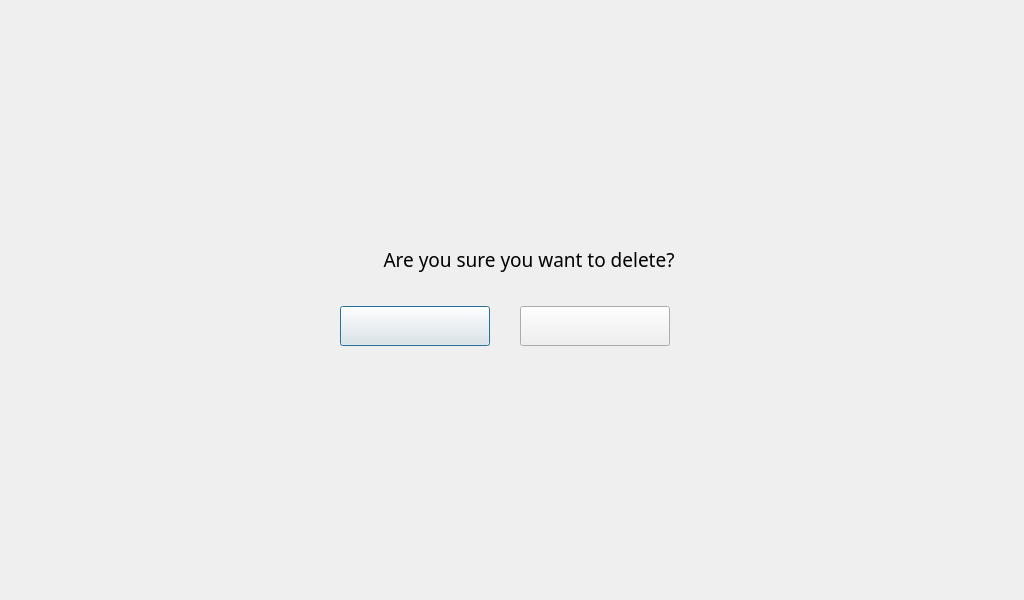
<?xml version="1.0" encoding="UTF-8"?>
<ui version="4.0">
 <class>Dialog</class>
 <widget class="QDialog" name="Dialog">
  <property name="geometry">
   <rect>
    <x>0</x>
    <y>0</y>
    <width>1024</width>
    <height>600</height>
   </rect>
  </property>
  <property name="font">
   <font>
    <family>NanumSquare</family>
   </font>
  </property>
  <property name="windowTitle">
   <string>Dialog</string>
  </property>
  <property name="styleSheet">
   <string notr="true"/>
  </property>
  <widget class="QPushButton" name="Button_ok">
   <property name="geometry">
    <rect>
     <x>340</x>
     <y>306</y>
     <width>150</width>
     <height>40</height>
    </rect>
   </property>
   <property name="styleSheet">
    <string notr="true">QPushButton {
	border-image: url(:/Icon/yes_pressed.png);
}

QPushButton:pressed {
	border-image: url(:/Icon/yes.png);
}

</string>
   </property>
   <property name="text">
    <string/>
   </property>
  </widget>
  <widget class="QPushButton" name="Button_cancel">
   <property name="geometry">
    <rect>
     <x>520</x>
     <y>306</y>
     <width>150</width>
     <height>40</height>
    </rect>
   </property>
   <property name="styleSheet">
    <string notr="true">QPushButton {
	border-image: url(:/Icon/no_pressed.png);
}

QPushButton:pressed {
	border-image: url(:/Icon/no.png);
}
</string>
   </property>
   <property name="text">
    <string/>
   </property>
  </widget>
  <widget class="QLabel" name="label_8">
   <property name="geometry">
    <rect>
     <x>270</x>
     <y>210</y>
     <width>470</width>
     <height>150</height>
    </rect>
   </property>
   <property name="font">
    <font>
     <family>NanumSquare</family>
    </font>
   </property>
   <property name="styleSheet">
    <string notr="true">border-image: url(:/Icon/set_sel_on_box.png);</string>
   </property>
   <property name="text">
    <string/>
   </property>
  </widget>
  <widget class="QLabel" name="label">
   <property name="geometry">
    <rect>
     <x>0</x>
     <y>0</y>
     <width>1024</width>
     <height>600</height>
    </rect>
   </property>
   <property name="styleSheet">
    <string notr="true">border-image: url(:/Icon/Data_Background.png);</string>
   </property>
   <property name="text">
    <string/>
   </property>
  </widget>
  <widget class="QLabel" name="label_9">
   <property name="geometry">
    <rect>
     <x>330</x>
     <y>240</y>
     <width>51</width>
     <height>41</height>
    </rect>
   </property>
   <property name="styleSheet">
    <string notr="true">image: url(:/Icon/question mark.png);</string>
   </property>
   <property name="text">
    <string/>
   </property>
  </widget>
  <widget class="QLabel" name="label_11">
   <property name="geometry">
    <rect>
     <x>364</x>
     <y>234</y>
     <width>330</width>
     <height>50</height>
    </rect>
   </property>
   <property name="font">
    <font>
     <family>NanumSquare</family>
     <pointsize>14</pointsize>
    </font>
   </property>
   <property name="styleSheet">
    <string notr="true"/>
   </property>
   <property name="text">
    <string>Are you sure you want to delete?</string>
   </property>
   <property name="alignment">
    <set>Qt::AlignCenter</set>
   </property>
  </widget>
  <zorder>label</zorder>
  <zorder>label_8</zorder>
  <zorder>Button_ok</zorder>
  <zorder>Button_cancel</zorder>
  <zorder>label_9</zorder>
  <zorder>label_11</zorder>
 </widget>
 <resources>
  <include location="Icon/Icon.qrc"/>
 </resources>
 <connections/>
</ui>
